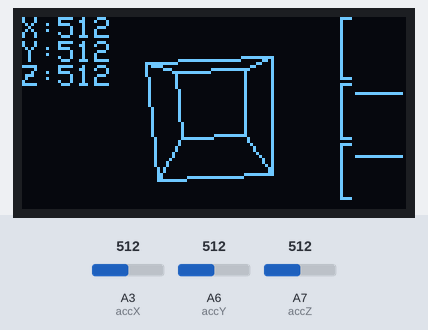
Bench run of a sketch on a simulated Arduino Nano, built with avr-gcc and run on an emulated ATmega328P. Parts: 128×64 one-colour display. Inputs (shaded band) come from the test bench; at power-on: A3 (accX) = 512, A6 (accY) = 512, A7 (accZ) = 512. The display library's start-up logo is not drawn.

Above: at 1.37 s.
1.4 s: A3 (accX) set to 716
At 1.5 s:
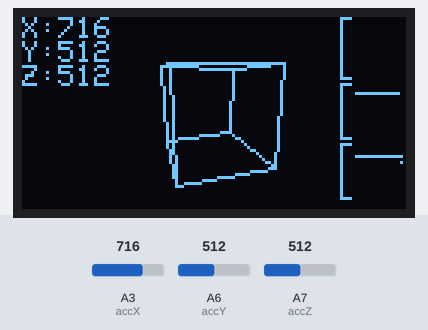
3.0 s: A6 (accY) set to 716
At 3.05 s:
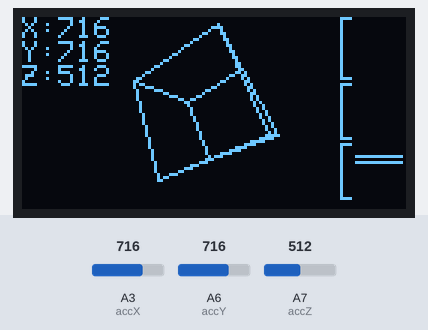
4.5 s: A7 (accZ) set to 716
At 4.59 s:
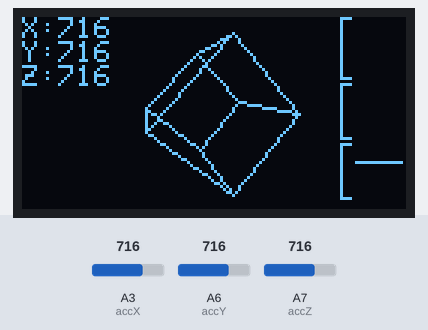
6.0 s: A3 (accX) set to 900
At 6.05 s:
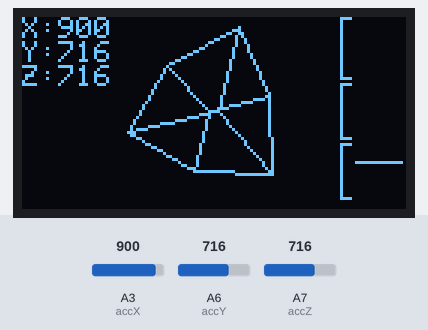
7.5 s: A6 (accY) set to 900
At 7.59 s:
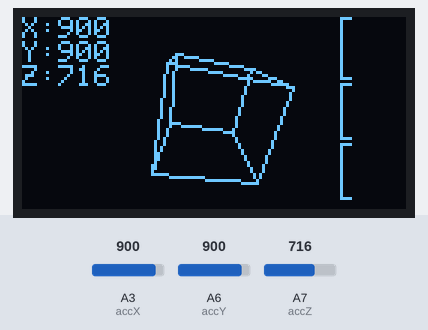
9.0 s: A7 (accZ) set to 900
At 9.07 s:
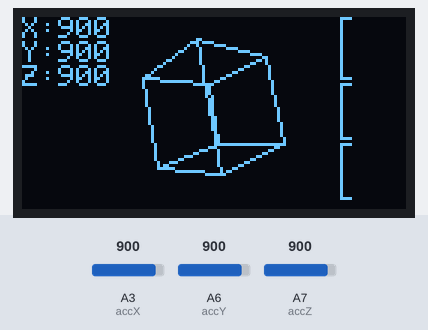

The sketch:

Oled3D.ino
```cpp
#include <Wire.h>
#include <Adafruit_GFX.h>
#include <Adafruit_SSD1306.h>

#include "Oled3DDriver.h"

#define OLED_RESET 4
Adafruit_SSD1306 display(OLED_RESET);


int count1 = 0;
int count2 = 0;
int count3 = 0;
int shape = 0;

int accX = A3;
int accY = A6;
int accZ = A7;


float zoom = 1;
float angle = 1.02;

GPoint rotate;
GPoint linear;

byte graph[48];
int graphPosition = 0;


void setup()   {


  display.begin(SSD1306_SWITCHCAPVCC, 0x3c); //initialize I2C addr 0x3c
  display.display();

  pinMode(accX, INPUT);
  pinMode(accY, INPUT);
  pinMode(accZ, INPUT);

  delay(100);


}

void loop() {

  count1 = (count1 + 6) % 3600;
  count2 = (count2 + 100) % 3600;
  count3 = (count3 + 2) % 3600;
  if (count1 == 0) {
    shape = (shape + 1) % 8;
  }

  graphPosition = (graphPosition + 1) % 16;
  graph[(graphPosition * 3) + 0] = (analogRead(accX) - 280) / 9;
  graph[(graphPosition * 3) + 1] = (analogRead(accY) - 280) / 9;
  graph[(graphPosition * 3) + 2] = (analogRead(accZ) - 280) / 9;


  display.clearDisplay();


  transformReset();
  transformLinear(0, 0, 0);
  transformRotate(count1 / 10, count2 / 10, count3 / 10);
  wireQube(GraphicPoint(15,15,15), GraphicPoint(-15,-15,-15));
 // transformReset();
 // transformLinear(-30, 12, 0);
 // transformRotate(-count1 / 10, -count2 / 10, -count3 / 10);
 // wireQube(GraphicPoint(9,9,9), GraphicPoint(-9,-9,-9));


  display.setTextSize(1);
  display.setTextColor(WHITE);
  display.setCursor(0,0);
  display.println("X:" + String(analogRead(accX)));
  display.println("Y:" + String(analogRead(accY)));
  display.println("Z:" + String(analogRead(accZ)));


  int j = graphPosition;
  for (int i = 0; i < 16; i++) {
    j = (j + 1) % 16;
    display.drawPixel(111 + i, graph[(j * 3) + 0], WHITE);
    display.drawPixel(111 + i, graph[(j * 3) + 1] + 21, WHITE);
    display.drawPixel(111 + i, graph[(j * 3) + 2] + 42, WHITE);
  }

  display.drawLine(106, 0, 106, 20, WHITE);
  display.drawLine(106, 0, 109, 0, WHITE);
  display.drawLine(106, 20, 109, 20, WHITE);

  display.drawLine(106, 22, 106, 40, WHITE);
  display.drawLine(106, 22, 109, 22, WHITE);
  display.drawLine(106, 40, 109, 40, WHITE);

  display.drawLine(106, 42, 106, 60, WHITE);
  display.drawLine(106, 42, 109, 42, WHITE);
  display.drawLine(106, 60, 109, 60, WHITE);

  //for (int i = 0; i < 10; i++) {
  //  display.drawLine(random(127), random(63), random(127), random(63), WHITE);
  //}

  display.display();

  /*display.clearDisplay(); // clears the screen and buffer

  display.drawPixel(127, 63, WHITE);
  display.drawPixel(90, 15, WHITE);
  display.drawRoundRect(40, 12, 30, 7, 3, WHITE);
  display.drawRect(40, 21, 30, 5,WHITE);
  display.drawLine(0, 63, 127, 21, WHITE);
  display.drawCircle(110, 50, 12, WHITE);
  //display.fillCircle(45, 50, 8, WHITE);
  display.drawTriangle(70, 60, 90, 60, 80, 46, WHITE);

  display.setTextSize(1);
  display.setTextColor(WHITE);
  display.setCursor(0,0);
  display.println("Hello World, this is Florin");
  display.println("I2C Oled 0.96 exemple");
  display.setTextSize(2);
  display.println("I2C");
  display.setTextColor(BLACK, WHITE);
  display.setTextSize(1);
  display.println(count);
  display.setTextColor(WHITE, BLACK);
  display.display();*/
}


void transformLinear(float x, float y, float z) {
  linear.x = linear.x + x;
  linear.y = linear.y + y;
  linear.z = linear.z + z;
}

void transformRotate(float gradX, float gradY, float gradZ) {
  rotate.x = rotate.x + (gradX / 57.2957795);
  rotate.y = rotate.y + (gradY / 57.2957795);
  rotate.z = rotate.z + (gradZ / 57.2957795);
}

void transformReset() {
  linear.x = 0;
  linear.y = 0;
  linear.z = 0;
  rotate.x = 0;
  rotate.y = 0;
  rotate.z = 0;
}

GPoint transformPoint(GPoint ap) {
  GPoint bp;
  //Z rotate
  bp.x = (ap.x * cos(rotate.z)) - (ap.y * sin(rotate.z));
  bp.y = (ap.x * sin(rotate.z)) + (ap.y * cos(rotate.z));
  bp.z = ap.z;
  ap = bp;

  //X rotate
  bp.z = (ap.z * cos(rotate.x)) - (ap.y * sin(rotate.x));
  bp.y = (ap.z * sin(rotate.x)) + (ap.y * cos(rotate.x));
  bp.x = ap.x;
  ap = bp;

  //Y rotate
  bp.x = (ap.x * cos(rotate.y)) - (ap.z * sin(rotate.y));
  bp.z = (ap.x * sin(rotate.y)) + (ap.z * cos(rotate.y));
  bp.y = ap.y;


  //Move linear
  bp.x = bp.x + linear.x;
  bp.y = bp.y + linear.y;
  bp.z = bp.z + linear.z;

  return bp;
}

void line(GPoint p1, GPoint p2) {
  p1 = transformPoint(p1);
  p2 = transformPoint(p2);
  display.drawLine(
    round((p1.x / pow(angle, p1.z)) * zoom) + 63, round((p1.y / pow(angle, p1.z)) * zoom) + 31,
    round((p2.x / pow(angle, p2.z)) * zoom) + 63, round((p2.y / pow(angle, p2.z)) * zoom) + 31,
    WHITE);
}

void wireQube(GPoint p1, GPoint p2) {
  line(GraphicPoint(p1.x, p1.y, p1.z), GraphicPoint(p1.x, p1.y, p2.z));
  line(GraphicPoint(p1.x, p1.y, p1.z), GraphicPoint(p1.x, p2.y, p1.z));
  line(GraphicPoint(p1.x, p2.y, p2.z), GraphicPoint(p1.x, p2.y, p1.z));
  line(GraphicPoint(p1.x, p2.y, p2.z), GraphicPoint(p1.x, p1.y, p2.z));

  line(GraphicPoint(p1.x, p1.y, p1.z), GraphicPoint(p2.x, p1.y, p1.z));
  line(GraphicPoint(p1.x, p1.y, p2.z), GraphicPoint(p2.x, p1.y, p2.z));
  line(GraphicPoint(p1.x, p2.y, p1.z), GraphicPoint(p2.x, p2.y, p1.z));
  line(GraphicPoint(p1.x, p2.y, p2.z), GraphicPoint(p2.x, p2.y, p2.z));

  line(GraphicPoint(p2.x, p1.y, p1.z), GraphicPoint(p2.x, p1.y, p2.z));
  line(GraphicPoint(p2.x, p1.y, p1.z), GraphicPoint(p2.x, p2.y, p1.z));
  line(GraphicPoint(p2.x, p2.y, p2.z), GraphicPoint(p2.x, p2.y, p1.z));
  line(GraphicPoint(p2.x, p2.y, p2.z), GraphicPoint(p2.x, p1.y, p2.z));
}

GPoint GraphicPoint(float x, float y, float z) {
  GPoint temp;
  temp.x = x;
  temp.y = y;
  temp.z = z;
  return temp;
}

void triangle(GPoint p1, GPoint p2, GPoint p3) {
  line(p1, p2);
  line(p2, p3);
  line(p3, p1);
}
```

Oled3DDriver.h
```cpp
#ifndef Oled3DDriver_h
#define Oled3DDriver_h


struct GPoint {
  float x;
  float y;
  float z;
};

struct AccValue {
  byte x;
  byte y;
  byte z;
};


#endif
```
